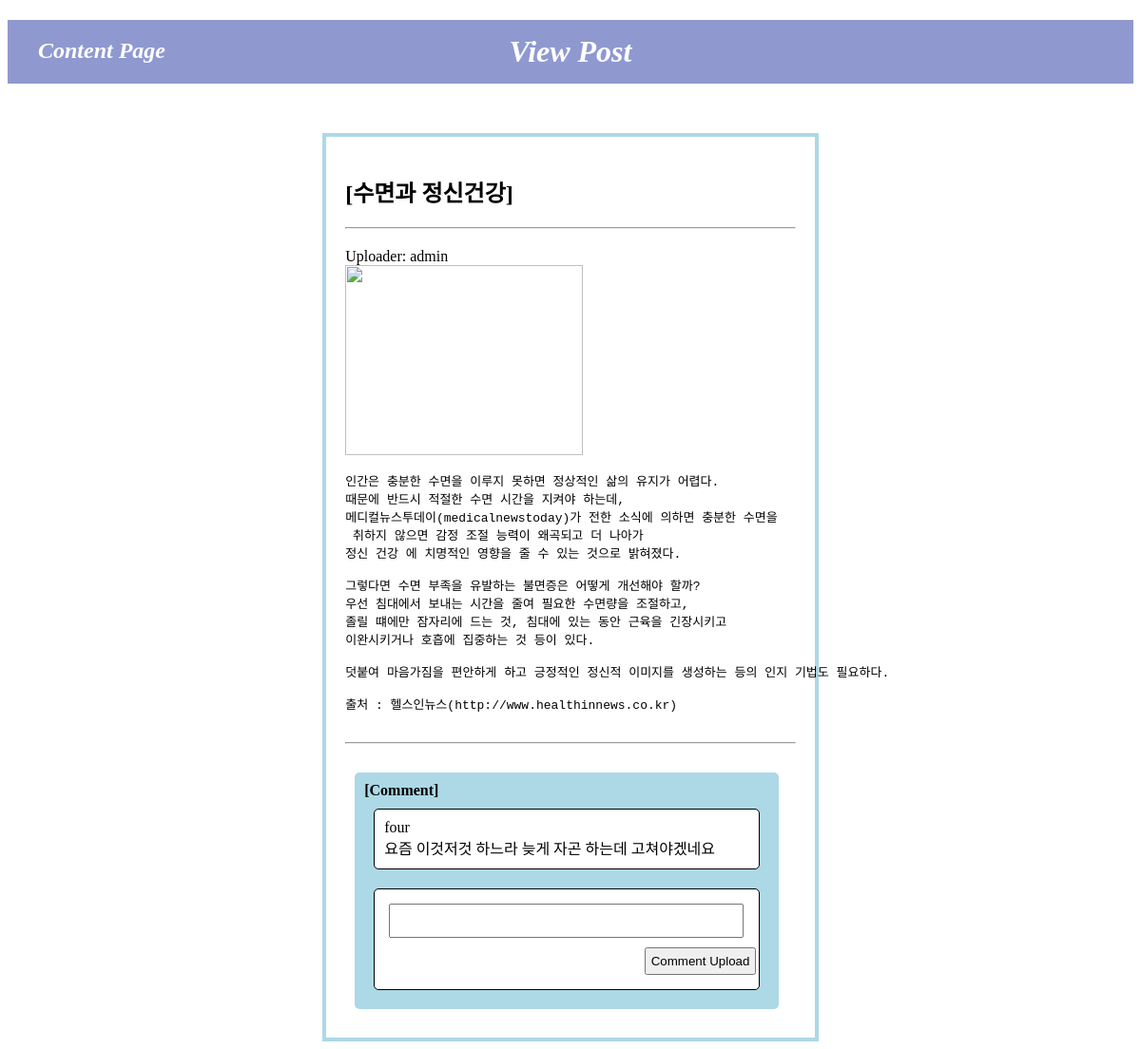
Page /post.php?id=5 (signed in) on the committed database.
### tables this page shows
CREATE TABLE `posts` (
  `id` int(11) NOT NULL,
  `user` varchar(40) NOT NULL,
  `topic` varchar(40) NOT NULL,
  `title` varchar(40) NOT NULL,
  `content` varchar(500) DEFAULT NULL
);

CREATE TABLE `comments` (
  `id` int(11) NOT NULL,
  `user` varchar(40) NOT NULL,
  `content` varchar(50) NOT NULL,
  `postId` int(11) NOT NULL
);

### post.php (the view, shortened to what this page needs)
<!DOCTYPE html>
<?php
if(isset($_GET['id'])){
	$id=$_GET['id'];
}
$conn=mysqli_connect("localhost","root","","my_db") or die(mysqli_connect_error());
$content=mysqli_fetch_array(mysqli_query($conn,"SELECT *FROM posts WHERE id=$id"));
$comments=mysqli_query($conn,"SELECT *FROM comments WHERE postId=$id");
?>
<html>
<head>
	<link href="site_style.css" type="text/css" rel="stylesheet">
</head>
<body>
<h1 class="title"> View Post </h1>
<h2 class="minititle"><a href="content.php"> Content Page </a></h2>
<div class='posts' style="width:40%;text-align: left; padding: 20px;">
<?php
	echo "<h2>[".$content['title']."]<br></h2><hr>";
	echo "Uploader: ".$content['user']."&nbsp&nbsp&nbsp";
	echo "<br><img src='get.php?id=$id' width='500px'><br>";
	echo "<pre>".$content['content']."</pre><br>";
?>
<hr>
<div class='comments'><b>[Comment]</b>
<?php
	while($comment=mysqli_fetch_array($comments)){
		echo "<div class='comment'>".$comment['user'];
		echo "<br>".$comment['content']."</div><br>";
	}
?>
<form action="post.php?id=<?=$id?>" method="post">
	<div class="comment"><input type="text" name="text" style="width:95%;margin:5px;height:30px;"><br>
	<label style="margin-left: 70%;">
		<input type="submit" name="submit"value="Comment Upload" style="padding:5px;margin:5px;">
	</label>
	</div>
</form>
</div>
</body>
</html>

### site_style.css (style rules this page uses)
a { text-decoration: none; color: blue; }
body { text-align: center; }
img { width: 250px; height: 200px; }
div { display: inline-block; }
hr { margin: 0; margin-bottom: 20px; background: lightblue; }
h1.title { background: rgb(143,153,207); color: white; padding: 15px; font-style: italic; }
h2.minititle { display: inline-block; position: absolute; left: 40px; top: 20px; font-style: italic; }
h2.minititle a { color: white; }
div.posts { width:60%; algin: center; margin-top: 30px; border: 4px solid lightblue; }
div.comment { border: 1px solid black; border-radius: 5px; width: 90%; margin: 10px; padding: 10px; background: white; }
div.comments { width: 90%; margin: 10px; padding: 10px; border-radius: 5px; background:lightblue; }

### rows in the picture
posts: title "수면과 정신건강", user "admin", content "인간은 충분한 수면을 이루지 못하면 정상적인 삶의 유지가 어렵다. 때문에 반드시 적절한 수면 시간을 지켜야 하는데, 메디컬뉴스투데이(medicalnewstoday)가 전한 소식에 의하면 충분한 수면을 취하지 않으면 감정 조절 능력이 왜곡되고 더 나아가 정신 건강 에 치명적인 영향을 줄 수 있는 것으로 밝혀졌다. 그렇다면 수면 부족을 유발하는 불면증은 어떻게 개선해야 할까? 우선 침대에서 보내는 시간을 줄여 필요한 수면량을 조절하고, 졸릴 떄에만 잠자리에 드는 것, 침대에 있는 동안 근육을 긴장시키고 이완시키거나 호흡에 집중하는 것 등이 있다. 덧붙여 마음가짐을 편안하게 하고 긍정적인 정신적 이미지를 생성하는 등의 인지 기법도 필요하다. 출처 : 헬스인뉴스(http://www.healthinnews.co.kr)"
comments: user "four", content "요즘 이것저것 하느라 늦게 자곤 하는데 고쳐야겠네요"
